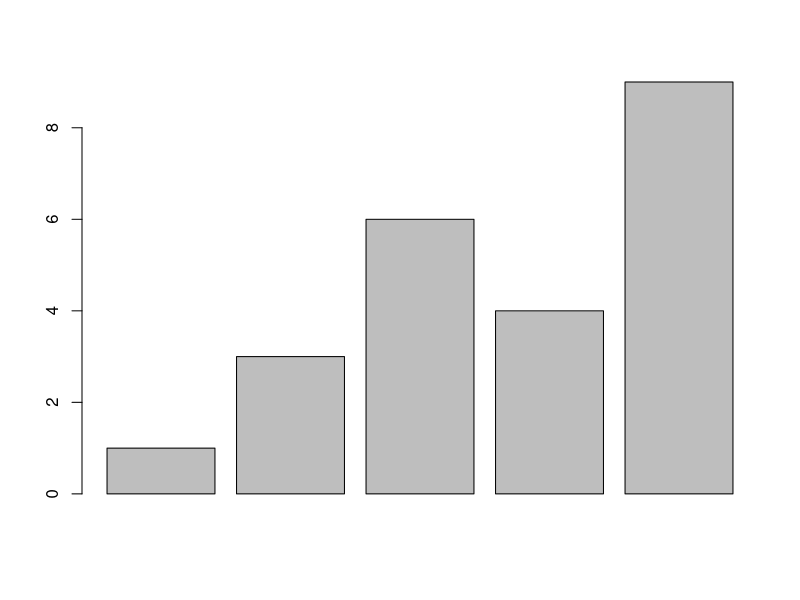
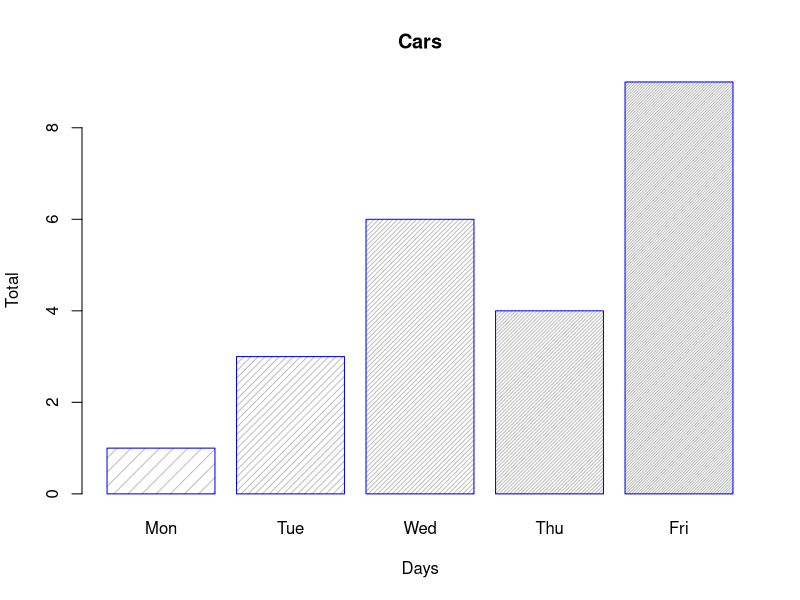
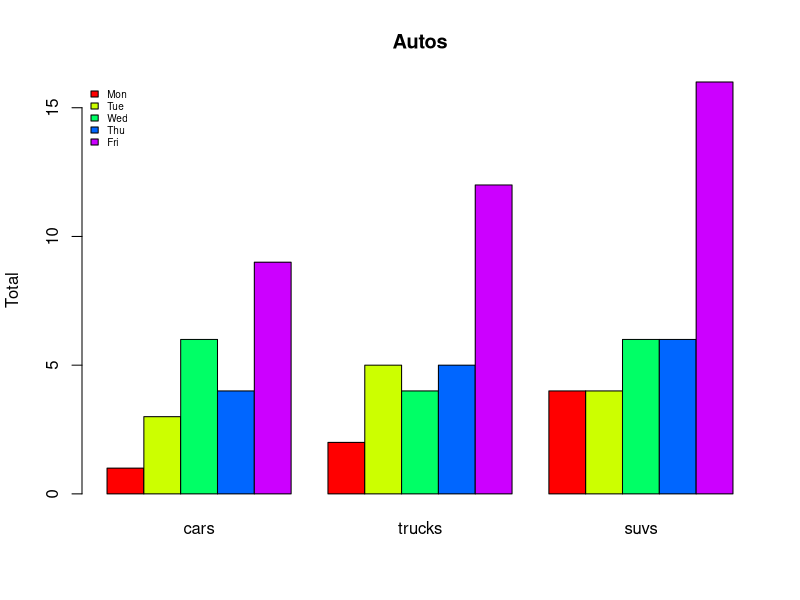
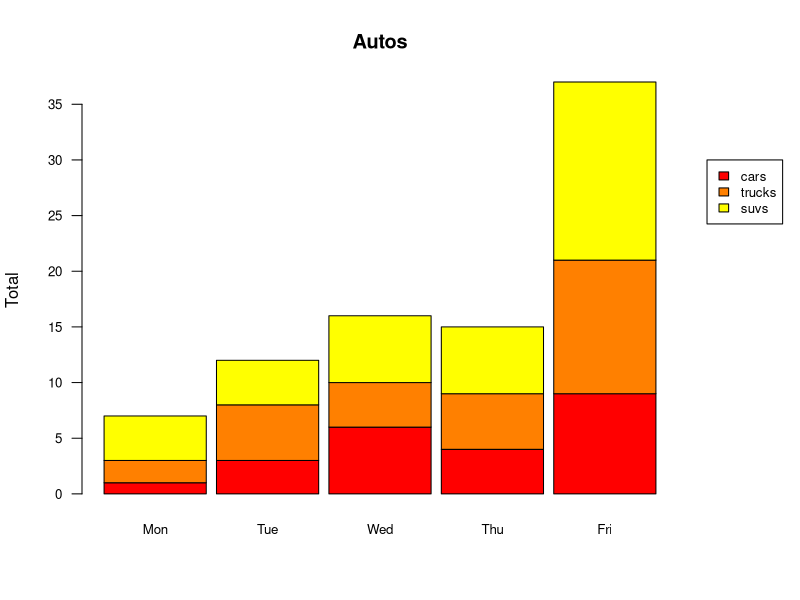

These charts were generated, in order, by the following R code:
#https://sites.harding.edu/fmccown/r/

# Define the cars vector with 5 values
cars <- c(1, 3, 6, 4, 9)

# Graph cars
barplot(cars)

# Let's now read the auto data from the autos.dat data file,
# add labels, blue borders around the bars, and density lines:

# Read values from tab-delimited autos.dat 
autos_data <- read.table("autos.dat.txt", header=T, sep="\t")

# Graph cars with specified labels for axes.  
# Use blue borders and diagonal lines in bars.
barplot(autos_data$cars, main="Cars", xlab="Days",  
        ylab="Total", names.arg=c("Mon","Tue","Wed","Thu","Fri"), 
        border="blue", density=c(10,20,30,40,50))





# Now let's graph the total number of autos per day using some color and show a legend:

# Read values from tab-delimited autos.dat 
autos_data <- read.table("autos.dat.txt", header=T, sep="\t")

# Graph autos with adjacent bars using rainbow colors
barplot(as.matrix(autos_data), main="Autos", ylab= "Total",
        beside=TRUE, col=rainbow(5))

# Place the legend at the top-left corner with no frame  
# using rainbow colors
legend("topleft", c("Mon","Tue","Wed","Thu","Fri"), cex=0.6, 
       bty="n", fill=rainbow(5));




# Let's graph the total number of autos per day using a stacked 
# bar chart and place the legend outside of the plot area:

# Read values from tab-delimited autos.dat
autos_data <- read.table("autos.dat.txt", header=T, sep="\t") 

# Expand right side of clipping rect to make room for the legend
par(xpd=T, mar=par()$mar+c(0,0,0,4))

# Graph autos (transposing the matrix) using heat colors,  
# put 10% of the space between each bar, and make labels  
# smaller with horizontal y-axis labels
barplot(t(autos_data), main="Autos", ylab="Total", 
        col=heat.colors(3), space=0.1, cex.axis=0.8, las=1,
        names.arg=c("Mon","Tue","Wed","Thu","Fri"), cex=0.8) 

# Place the legend at (6,30) using heat colors
legend(6, 30, names(autos_data), cex=0.8, fill=heat.colors(3));

# Restore default clipping rect
par(mar=c(5, 4, 4, 2) + 0.1)

